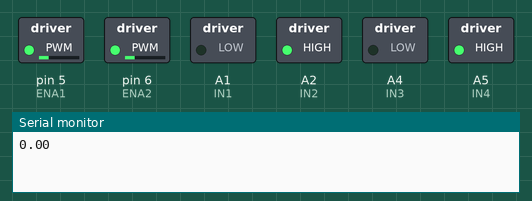
Simulated run of this sketch. Board: Arduino Uno, built with avr-gcc and run on an emulated ATmega328P. Parts: switched loads named in the sketch (green lamp = pin HIGH), the last lines printed to the serial monitor.

Above: at 0.1 s.
At 5.1 s:
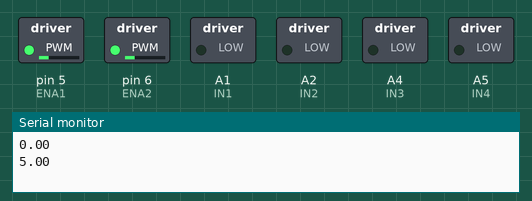
Timing chart, 0 to 6.6 s (numbered marks = the images above):
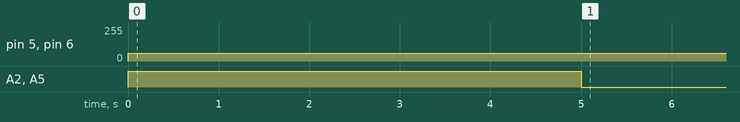

Measured:
- by itself, pin 5 (ENA1), pin 6 (ENA2): 0/255 → 60/255 at 0.00 s
- by itself, A2 (IN2), A5 (IN4): LOW → HIGH at 0.00 s, → LOW 5.0 s later

The sketch:

Teste_Ponte_H.ino
```cpp
/*
 * Teste da Ponte H
 * Projeto Seguidor de Linha
 * Locobots
 */

#define IN1 A1  //Roda direita +
#define IN2 A2  //Roda direita -
#define IN3 A4  //Roda esquerda +
#define IN4 A5  //Roda esquerda -
#define ENA1 5  //Enable roda direita
#define ENA2 6  //Enable roda esquerda

long double time_loop = 1;  //Tempo de intervalo do loop em ms
int D = 0;                  //Duty Cicle do PWM
double analog_value;   //Valor convertido de D para a saída digital que varia de 0 a 255

void setup() {

  Serial.begin(9600);

  //Definição das portas
  pinMode(IN1 , OUTPUT);
  pinMode(IN2, OUTPUT);
  pinMode(IN3, OUTPUT);
  pinMode(IN4, OUTPUT);
  pinMode(ENA1, OUTPUT);
  pinMode(ENA2, OUTPUT);

}

void loop() {

analog_value = 0;

  //Alimentação do motor da roda direita
  analogWrite(IN1, 0);
  analogWrite(IN2, 255);
  analogWrite(IN3, 0);
  analogWrite(IN4, 255);


  for (analog_value = 0; analog_value < 256; analog_value+=5){

    Serial.println(analog_value);

    analogWrite(ENA1, 60); //alimentação do sinal em PWM
    analogWrite(ENA2, 60); //alimentação do sinal em PWM

    delay(5000);

  analogWrite(IN1, 0);
  analogWrite(IN2, 0);
  analogWrite(IN3, 0);
  analogWrite(IN4, 0);


  }


}
```
